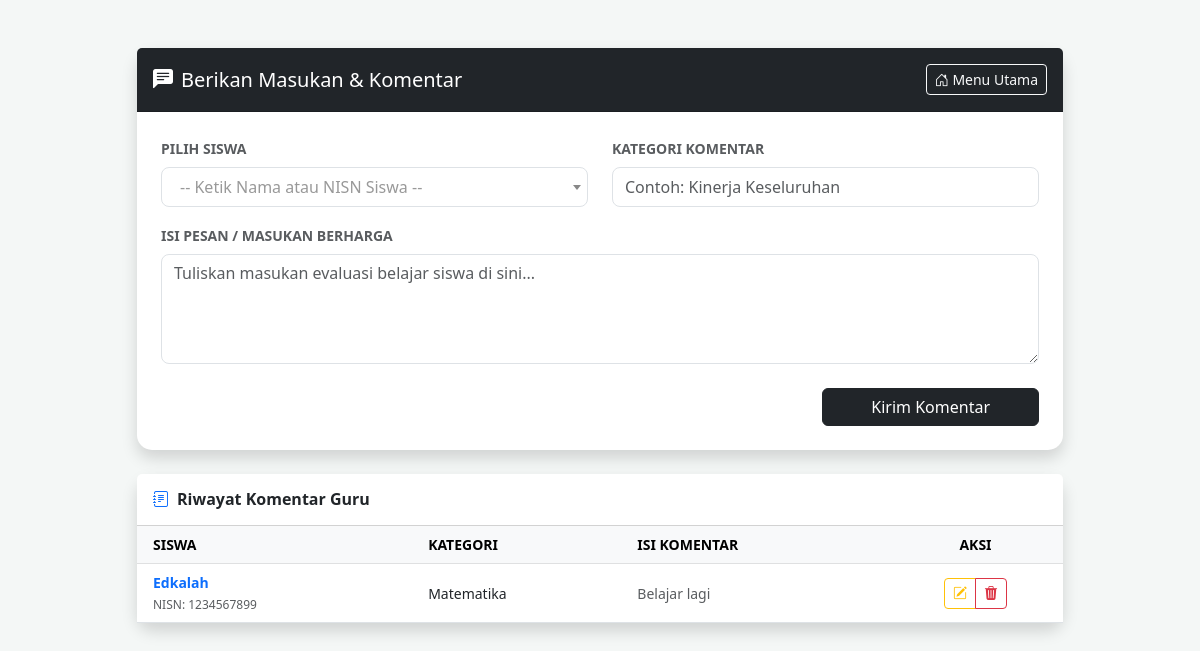
Page /tambah_komentar.php (signed in) on the committed database.
### tables this page shows
CREATE TABLE `komentar_guru` (
  `id_komentar` int NOT NULL,
  `nisn` varchar(10) DEFAULT NULL,
  `judul_komentar` varchar(100) DEFAULT NULL,
  `isi_komentar` text,
  `tanggal_input` date DEFAULT NULL
);

CREATE TABLE `data_siswa` (
  `nisn` varchar(10) NOT NULL,
  `nama` varchar(50) NOT NULL,
  `email` varchar(100) DEFAULT NULL,
  `kelas` int NOT NULL,
  `alamat` varchar(255) NOT NULL,
  `password` varchar(10) DEFAULT NULL,
  `level` int NOT NULL,
  `status_akun` enum('Waiting','Approved','Rejected') DEFAULT 'Waiting'
);

### tambah_komentar.php (the view, shortened to what this page needs)
<?php
include 'koneksi.php';
$is_edit = false;
$judul_edit = "";
?>
<!DOCTYPE html>
<html lang="id">
<head>
    <link href="https://cdn.jsdelivr.net/npm/bootstrap@5.3.0/dist/css/bootstrap.min.css" rel="stylesheet">
    <link rel="stylesheet" href="https://cdn.jsdelivr.net/npm/bootstrap-icons@1.11.0/font/bootstrap-icons.css">
    <link href="https://cdn.jsdelivr.net/npm/select2@4.1.0-rc.0/dist/css/select2.min.css" rel="stylesheet" />
</head>
<body class="py-5">
    <div class="container">
        <div class="row justify-content-center">
            <div class="col-lg-10 mb-4">
                <div class="card shadow">
                    <div class="card-header bg-dark text-white py-3 d-flex justify-content-between align-items-center">
                        <h5 class="mb-0"><?php echo $is_edit ? '<i class="bi bi-pencil-square me-2 text-warning"></i>Edit Komentar / Masukan' : '<i class="bi bi-chat-left-text-fill me-2"></i>Berikan Masukan & Komentar'; ?></h5>
                        <a href="menu.php" class="btn btn-outline-light btn-sm"><i class="bi bi-house-door"></i> Menu Utama</a>
                    </div>
                    <div class="card-body p-4">
                        <form action="" method="POST">
                            <div class="row">
                                <div class="col-md-6 mb-3">
                                    <label class="form-label fw-bold small text-muted text-uppercase">Pilih Siswa</label>
                                </div>
                                <div class="col-md-6 mb-3">
                                    <label class="form-label fw-bold small text-muted text-uppercase">Kategori Komentar</label>
                                    <input type="text" name="judul_komentar" class="form-control" style="border-radius: 8px; height: 40px;" placeholder="Contoh: Kinerja Keseluruhan" value="<?php echo htmlspecialchars($judul_edit); ?>" required>
                                </div>
                            </div>
                            <div class="mb-3">
                                <label class="form-label fw-bold small text-muted text-uppercase">Isi Pesan / Masukan Berharga</label>
                                <textarea name="isi_komentar" class="form-control" rows="4" style="border-radius: 8px;" placeholder="Tuliskan masukan evaluasi belajar siswa di sini..." required><?php echo htmlspecialchars($isi_edit); ?></textarea>
                            </div>
                            <div class="d-flex justify-content-end gap-2 pt-2">
                                <button type="submit" name="simpan_komentar" class="btn <?php echo $is_edit ? 'btn-warning' : 'btn-dark'; ?> px-5">
                                    <?php echo $is_edit ? 'Perbarui Komentar' : 'Kirim Komentar'; ?>
                                </button>
                            </div>
                        </form>
                    </div>
                </div>
            </div>
            <div class="col-lg-10">
                <div class="card shadow">
                    <div class="card-header bg-white py-3">
                        <h6 class="m-0 fw-bold text-dark"><i class="bi bi-journal-text me-2 text-primary"></i>Riwayat Komentar Guru</h6>
                    </div>
                    <div class="table-responsive">
                        <table class="table table-hover align-middle mb-0" id="tabel-komentar">
                            <thead class="table-light small text-uppercase">
                                <tr>
                                    <th class="ps-3">Siswa</th>
                                    <th>Kategori</th>
                                    <th>Isi Komentar</th>
                                    <th class="text-center">Aksi</th>
                                </tr>
                            </thead>
                            <tbody class="small">
                                <?php
                                $q_list = mysqli_query($conn, "SELECT k.*, s.nama FROM komentar_guru k JOIN data_siswa s ON k.nisn = s.nisn ORDER BY k.id_komentar DESC");
                                if (mysqli_num_rows($q_list) > 0) {
                                    while ($row = mysqli_fetch_assoc($q_list)) {
                                        echo "<tr class='baris-komentar' data-nisn='" . $row['nisn'] . "'>
                                                <td class='ps-3 fw-bold text-primary'>" . $row['nama'] . "<br><span class='text-muted fw-normal' style='font-size:0.75rem;'>NISN: " . $row['nisn'] . "</span></td>
                                                <td class='fw-medium'>" . $row['judul_komentar'] . "</td>
                                                <td class='text-muted'>" . $row['isi_komentar'] . "</td>
                                                <td class='text-center'>
                                                    <div class='btn-group' role='group'>
                                                        <a href='tambah_komentar.php?edit=" . $row['id_komentar'] . "' class='btn btn-sm btn-outline-warning py-1 px-2'><i class='bi bi-pencil-square'></i></a>
                                                        <a href='tambah_komentar.php?hapus=" . $row['id_komentar'] . "' class='btn btn-sm btn-outline-danger py-1 px-2' onclick='return confirm(\"Apakah Anda yakin?\")'><i class='bi bi-trash3-fill'></i></a>
                                                    </div>
                                                </td>
                                              </tr>";
                                    }
                                } else {
                                    echo "<tr id='baris-kosong'><td colspan='4' class='text-center py-4 text-muted'>Belum ada riwayat komentar.</td></tr>";
                                }
                                ?>
                            </tbody>
                        </table>
                    </div>
                </div>
            </div>
        </div>
    </div>
</body>
</html>

### tambah_komentar.php (style rules this page uses)
body { background-color: #f4f7f6; font-family: 'Segoe UI', sans-serif; }
.card { border-radius: 15px; border: none; }

### rows in the picture
komentar_guru: nisn.nama "Edkalah", nisn "1234567899", judul_komentar "Matematika", isi_komentar "Belajar lagi"
